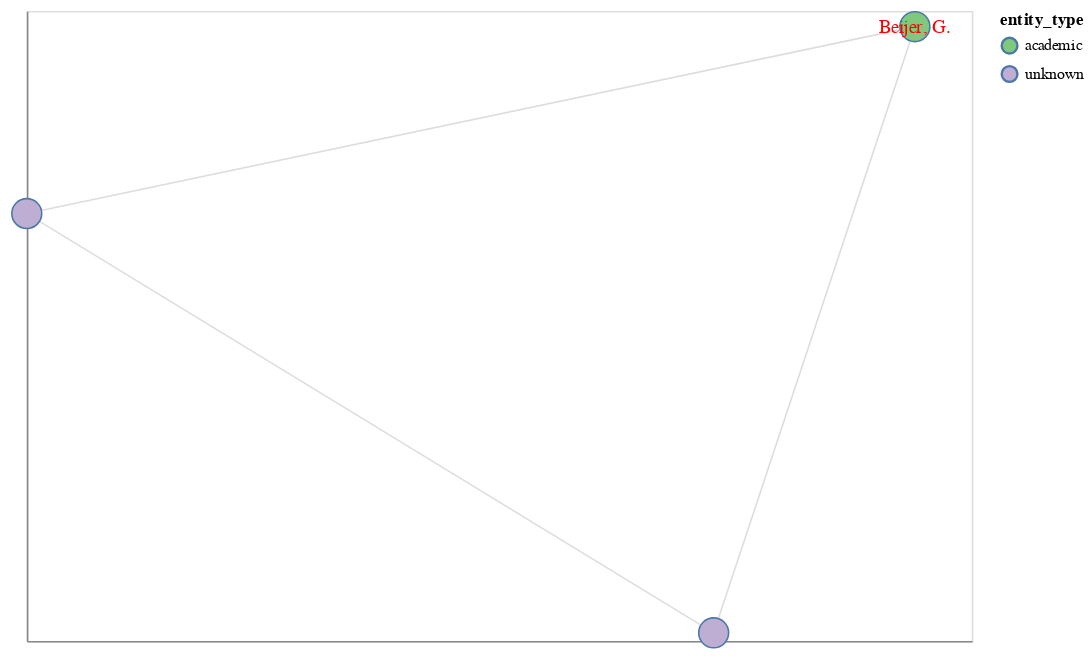

Notebook code cell kept with this figure:
### Code cell
pn = 1980
periodgraph, pos = period_graph(pn)

chart = nxa.draw_networkx(
            G=periodgraph,
            pos=pos,
            node_size='centrality',
            node_color='entity_type',
            edge_color='edgecolor',
            cmap='accent',
            node_tooltip=['name'],
            node_label='label',
            font_color="red",
            font_size=12
        )
chart.configure_view(width=600, height=400, )

### Figure 1 — Vega-Lite specification as saved in the notebook (floating-point values rounded to 4 significant figures)
{"config": {"view": {"continuousWidth": 400, "continuousHeight": 300, "height": 400, "width": 600}}, "layer": [{"data": {"name": "data-3345b26a9ac75430eb2fbb85512175b6"}, "mark": {"type": "line", "color": "edgecolor", "opacity": 1, "strokeWidth": 1}, "encoding": {"detail": {"type": "quantitative", "field": "edge"}, "x": {"type": "quantitative", "axis": {"grid": false, "labels": false, "ticks": false, "title": ""}, "field": "x"}, "y": {"type": "quantitative", "axis": {"grid": false, "labels": false, "ticks": false, "title": ""}, "field": "y"}}}, {"data": {"name": "data-8b00b0fe5a66af1f5559ec220d99c1f7"}, "mark": {"type": "point", "opacity": 1, "strokeWidth": 1.0}, "encoding": {"fill": {"type": "nominal", "field": "entity_type", "scale": {"scheme": "accent"}}, "size": {"type": "quantitative", "field": "centrality", "legend": null}, "tooltip": [{"type": "nominal", "field": "name"}], "x": {"type": "quantitative", "axis": {"grid": false, "labels": false, "ticks": false}, "field": "x"}, "y": {"type": "quantitative", "axis": {"grid": false, "labels": false, "ticks": false}, "field": "y"}}}, {"data": {"name": "data-8b00b0fe5a66af1f5559ec220d99c1f7"}, "mark": {"type": "text", "baseline": "middle", "fill": "red", "size": 12}, "encoding": {"text": {"type": "nominal", "field": "label"}, "x": {"type": "quantitative", "axis": {"grid": false, "labels": false, "ticks": false}, "field": "x"}, "y": {"type": "quantitative", "axis": {"grid": false, "labels": false, "ticks": false}, "field": "y"}}}], "$schema": "https://vega.github.io/schema/vega-lite/v4.8.1.json", "datasets": {"data-3345b26a9ac75430eb2fbb85512175b6": [{"source": "Jorge, A.", "x": 0.3084, "edge": 0, "target": "Moncarz, R.", "pair": ["Jorge, A.", "Moncarz, R."], "y": -0.9767}, {"source": "Jorge, A.", "x": -1.0, "edge": 0, "target": "Moncarz, R.", "pair": ["Jorge, A.", "Moncarz, R."], "y": 0.2213}, {"source": "Jorge, A.", "x": 0.3084, "edge": 1, "target": "Beijer, G.", "pair": ["Jorge, A.", "Beijer, G."], "y": -0.9767}, {"source": "Jorge, A.", "x": 0.6916, "edge": 1, "target": "Beijer, G.", "pair": ["Jorge, A.", "Beijer, G."], "y": 0.7554}, {"source": "Moncarz, R.", "x": -1.0, "edge": 2, "target": "Beijer, G.", "pair": ["Moncarz, R.", "Beijer, G."], "y": 0.2213}, {"source": "Moncarz, R.", "x": 0.6916, "edge": 2, "target": "Beijer, G.", "pair": ["Moncarz, R.", "Beijer, G."], "y": 0.7554}], "data-8b00b0fe5a66af1f5559ec220d99c1f7": [{"edgecolor": null, "label": "", "x": 0.3084, "centrality": 2.309, "name": "Jorge, A.", "entity_type": "unknown", "community": "", "y": -0.9767}, {"edgecolor": null, "label": "", "x": -1.0, "centrality": 2.309, "name": "Moncarz, R.", "entity_type": "unknown", "community": "", "y": 0.2213}, {"edgecolor": "orange", "label": "Beijer, G.", "x": 0.6916, "centrality": 2.309, "name": "Beijer, G.", "entity_type": "academic", "community": "rest", "y": 0.7554}]}}
